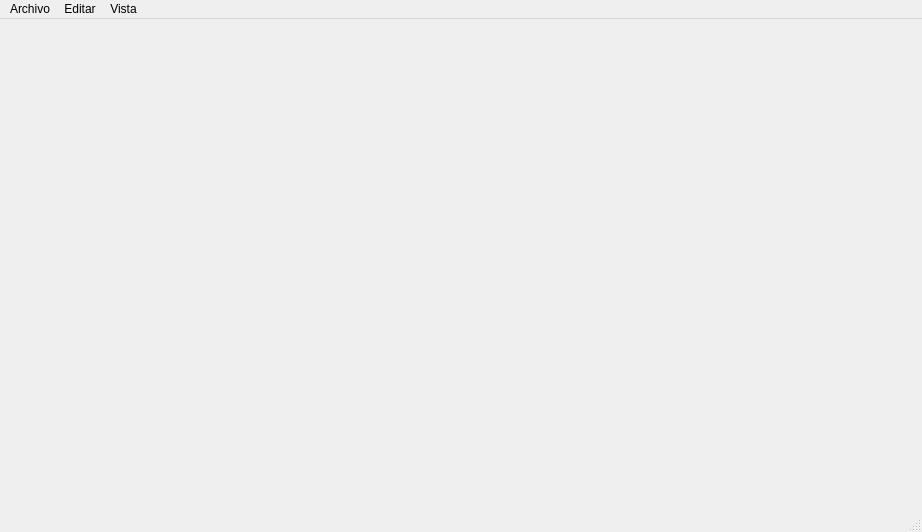
<?xml version="1.0" encoding="UTF-8"?>
<ui version="4.0">
 <class>MainWindow</class>
 <widget class="QMainWindow" name="MainWindow">
  <property name="geometry">
   <rect>
    <x>0</x>
    <y>0</y>
    <width>922</width>
    <height>532</height>
   </rect>
  </property>
  <property name="windowTitle">
   <string>Visualizador</string>
  </property>
  <widget class="QWidget" name="centralwidget"/>
  <widget class="QMenuBar" name="menubar">
   <property name="geometry">
    <rect>
     <x>0</x>
     <y>0</y>
     <width>922</width>
     <height>26</height>
    </rect>
   </property>
   <widget class="QMenu" name="menuArchivo">
    <property name="title">
     <string>Archivo</string>
    </property>
    <addaction name="actionGuardar"/>
    <addaction name="separator"/>
    <addaction name="actionSalir"/>
   </widget>
   <widget class="QMenu" name="menuEditar">
    <property name="title">
     <string>Editar</string>
    </property>
    <addaction name="actionReiniciar"/>
   </widget>
   <widget class="QMenu" name="menuVista">
    <property name="title">
     <string>Vista</string>
    </property>
    <addaction name="actionMapa"/>
    <addaction name="actionPredicci_n_GP"/>
    <addaction name="actionIncertidumbre_GP"/>
    <addaction name="actionFuncion_de_Adquisici_n"/>
    <addaction name="separator"/>
    <addaction name="action3D"/>
    <addaction name="separator"/>
    <addaction name="actionMostrar_Puntos_de_Medici_n"/>
   </widget>
   <addaction name="menuArchivo"/>
   <addaction name="menuEditar"/>
   <addaction name="menuVista"/>
  </widget>
  <widget class="QStatusBar" name="statusbar"/>
  <action name="actionGuardar">
   <property name="text">
    <string>Guardar</string>
   </property>
   <property name="shortcut">
    <string>Ctrl+S</string>
   </property>
  </action>
  <action name="actionReiniciar">
   <property name="text">
    <string>Reiniciar</string>
   </property>
   <property name="shortcut">
    <string>Ctrl+R</string>
   </property>
  </action>
  <action name="actionSalir">
   <property name="text">
    <string>Salir</string>
   </property>
   <property name="shortcut">
    <string>Ctrl+W</string>
   </property>
  </action>
  <action name="actionMapa">
   <property name="checkable">
    <bool>true</bool>
   </property>
   <property name="checked">
    <bool>true</bool>
   </property>
   <property name="text">
    <string>Mapa</string>
   </property>
  </action>
  <action name="actionPredicci_n_GP">
   <property name="checkable">
    <bool>true</bool>
   </property>
   <property name="checked">
    <bool>true</bool>
   </property>
   <property name="text">
    <string>Predicción GP</string>
   </property>
  </action>
  <action name="actionIncertidumbre_GP">
   <property name="checkable">
    <bool>true</bool>
   </property>
   <property name="checked">
    <bool>true</bool>
   </property>
   <property name="text">
    <string>Incertidumbre GP</string>
   </property>
  </action>
  <action name="actionFuncion_de_Adquisici_n">
   <property name="checkable">
    <bool>true</bool>
   </property>
   <property name="text">
    <string>Funcion de Adquisición</string>
   </property>
  </action>
  <action name="action3D">
   <property name="checkable">
    <bool>false</bool>
   </property>
   <property name="text">
    <string>send next</string>
   </property>
   <property name="shortcut">
    <string>Ctrl+N</string>
   </property>
  </action>
  <action name="actionMostrar_Puntos_de_Medici_n">
   <property name="text">
    <string>Mostrar Puntos de Medición</string>
   </property>
   <property name="shortcut">
    <string>Ctrl+S</string>
   </property>
  </action>
 </widget>
 <resources/>
 <connections/>
</ui>
